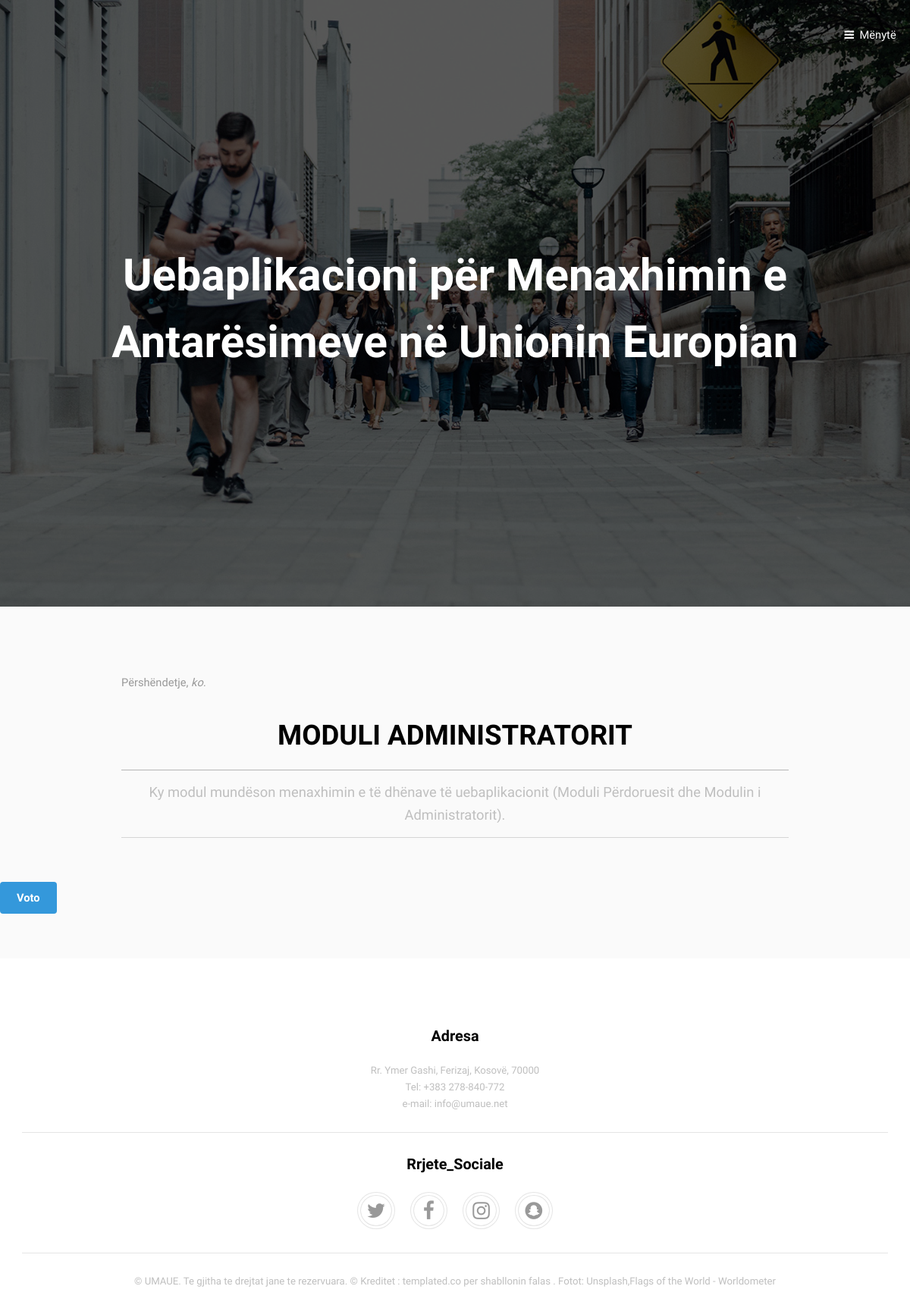
Page /UMAUE/ModuliAdministratorit/shtepia_administratorit.php (signed in) on the committed database.
### tables this page shows
CREATE TABLE `umaue_tedhenat` (
  `ID_Tedhenat` int(11) NOT NULL,
  `Titulli` varchar(100) NOT NULL,
  `Pershkrimi` varchar(1000) DEFAULT NULL,
  `Dosje` varchar(300) DEFAULT NULL,
  `Pamja_Faqes` varchar(50) NOT NULL
);

CREATE TABLE `umaue_perdoruesit` (
  `PID` int(11) NOT NULL,
  `perdoruesi` varchar(50) NOT NULL,
  `fjalkalimi` varchar(50) NOT NULL,
  `email` varchar(50) NOT NULL
);

### UMAUE/ModuliAdministratorit/kontroll.php (called while the page is built, shortened)
<?php
include('konfigurim.php');
$kontrolli_perdoruesit=$_SESSION['perdoruesi'];
$ses_sql = mysqli_query($lidh,"SELECT perdoruesi FROM umaue_perdoruesit WHERE perdoruesi='$kontrolli_perdoruesit' ");
$rresht=mysqli_fetch_array($ses_sql,MYSQLI_ASSOC);
$kycja_perdoruesit=$rresht['perdoruesi'];
?>

### UMAUE/ModuliAdministratorit/fundifaqes.php (the view, shortened to what this page needs)
<footer id="footer">
			<div class="copyright">
					<?php
           $rezultati = mysqli_query($lidh, "SELECT * FROM umaue_tedhenat WHERE Pamja_Faqes='fundifaqes_Adresa'");
           while ($rresht = mysqli_fetch_assoc($rezultati)) {
             extract($rresht);
           ?>
					<section>
						<h4><?php echo $Titulli ?></h4>
						<p><?php echo $Pershkrimi; ?>
						</p>
					</section>
		<?php } ?>
				<hr />
				<?php
           $rezultati = mysqli_query($lidh, "SELECT * FROM umaue_tedhenat WHERE Pamja_Faqes='fundifaqes_RrjeteSociale'");
           while ($rresht = mysqli_fetch_assoc($rezultati)) {
             extract($rresht);
           ?>
					<section>
						<h4><?php echo $Titulli ?></h4>
						<p><?php echo $Pershkrimi; ?>
						</p>
					</section>
		<?php } ?>
				<hr/>
				<?php
           $rezultati = mysqli_query($lidh, "SELECT * FROM umaue_tedhenat WHERE Pamja_Faqes='fundifaqes_E_Drejta_Autorit'");
           while ($rresht = mysqli_fetch_assoc($rezultati)) {
             extract($rresht);
           ?>
						<?php echo $Pershkrimi; ?>
		<?php } ?>
			</div>
		</footer>

### UMAUE/ModuliAdministratorit/shtepia_administratorit.php (shortened to what this page needs)
<?php
	include("kontroll.php");
?>
<!DOCTYPE HTML>
<html>
	<head>
		<link rel="stylesheet" href="assets/css/main.css" />
	</head>
	<body>
		<?php include_once("koka.php"); ?>
			<div id="main">
					<section class="wrapper style1">
						<div class="inner">
							<p style="text-align:left;">Përshëndetje, <em><?php  echo $kycja_perdoruesit;?>.</em> </p>
							<header class="align-center">
								<h2>MODULI ADMINISTRATORIT</h2>
								<p id="shfaq_tedhena"></p>
							</header>
							</div>
							<a class="button" href="Ajax/index.php">Voto</a>
						</div>
			<?php include_once("fundifaqes.php"); ?>
	</body>
</html>

### UMAUE/ModuliAdministratorit/koka.php (shortened to what this page needs)
<header id="header" class="alt">
				<a href="#menu">Mënytë</a>
			</header>
			<?php
            $rezultati = mysqli_query($lidh, "SELECT * FROM umaue_tedhenat WHERE Pamja_Faqes='Koka.A'");
            while ($rresht = mysqli_fetch_assoc($rezultati)) {
              extract($rresht);
            ?>
            <section id="banner">
				<div class="inner">
					<header>
						<h1><?php echo $Titulli ?></h1>
					</header>
				</div>
			</section>
			<?php } ?>

### rows in the picture
umaue_tedhenat: Titulli "Uebaplikacioni për Menaxhimin e Antarësimeve në Unionin Europian"
umaue_perdoruesit: perdoruesi "ko"
umaue_tedhenat: Titulli "Adresa", Pershkrimi "Rr. Ymer Gashi, Ferizaj, Kosovë, 70000 Tel: +383 278-840-772 e-mail: info@umaue.net"
umaue_tedhenat: Titulli "Rrjete_Sociale"
umaue_tedhenat: Pershkrimi "© UMAUE. Te gjitha te drejtat jane te rezervuara. © Kreditet : templated.co per shabllonin falas . Fotot: Unsplash,Flags of the World - Worldometer"
